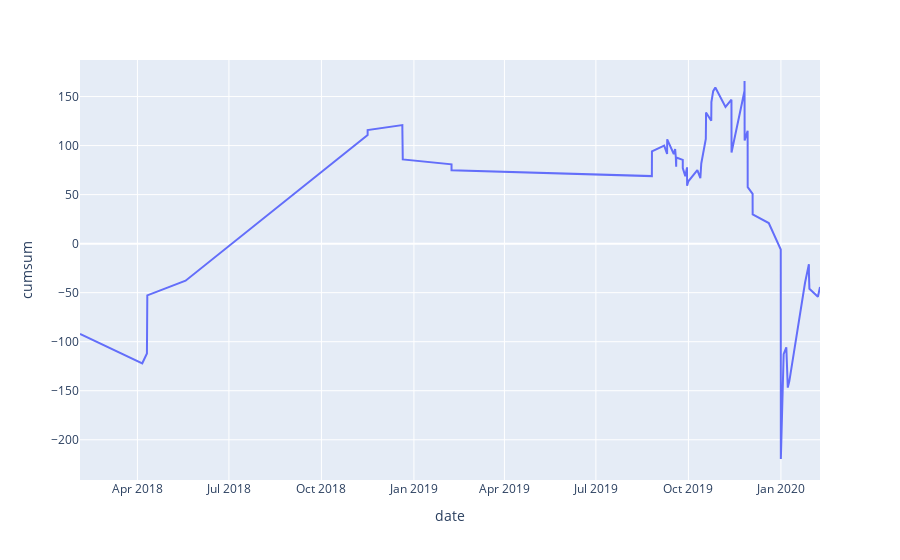

Write notebook code for a chart like this one.
### Code cell
import plotly.express as px

mails_lydia = df.loc[df.cat=='lydia'][['date', 'body']]

def find_price(x):
    res1 = re.findall(r"VOUS A RÉGLÉ \d+,\d+ €", x)
    res2 = re.findall(r"\d+,\d+ € PAY", x)
    res3 = re.findall(r"VOUS AVEZ RÉGLÉ \d+,\d+ €", x)
    if len(res1) == 1:
        return float(re.findall(r"\d+,\d+", res1[0])[0].replace(',','.'))
    elif len(res2) == 1:
        return - float(re.findall(r"\d+,\d+", res2[0])[0].replace(',','.'))
    elif len(res2) == 1:
        return - float(re.findall(r"\d+,\d+", res3[0])[0].replace(',','.'))
    else:
        return None

mails_lydia['montant'] = mails_lydia.body.apply(find_price)

mails_lydia['cumsum'] = mails_lydia.montant.cumsum()
 
mails_lydia_cpy = mails_lydia.loc[mails_lydia.montant.isna() == False].copy()

fig = px.line(mails_lydia_cpy, x='date', y='cumsum')
fig.show()
